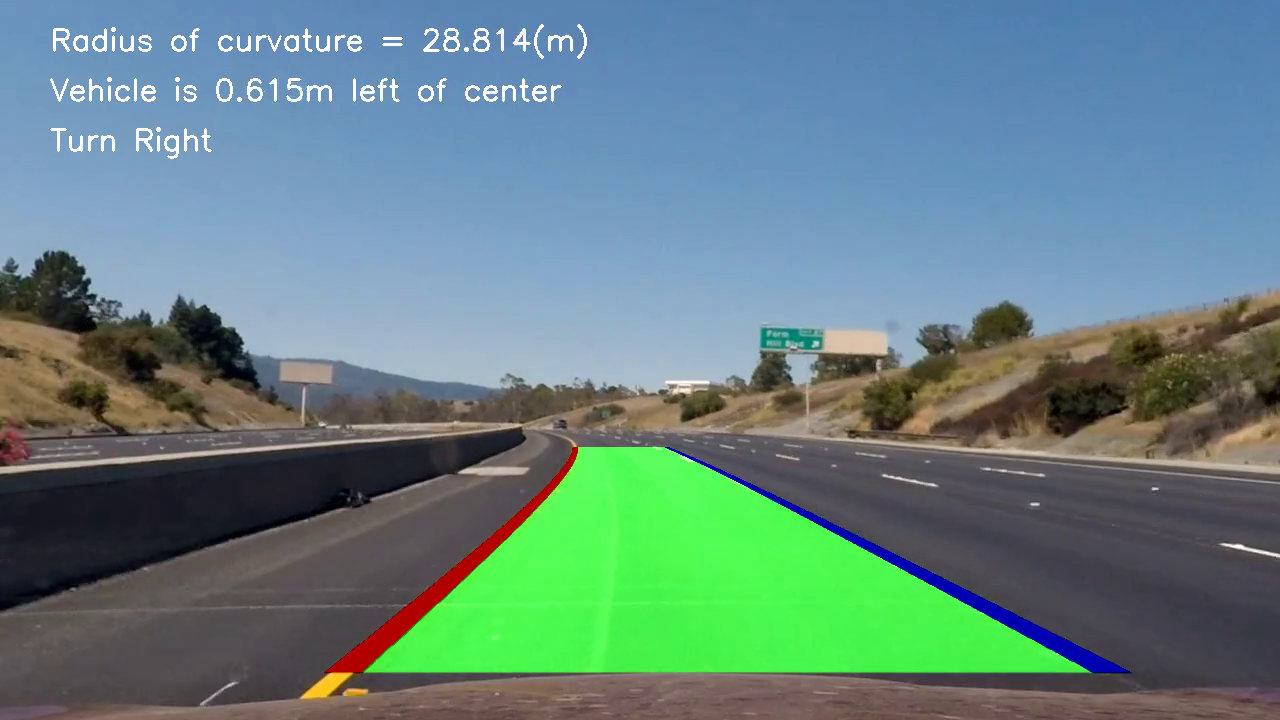
#> input picture frame 4 of lane_tracker.mp4, 1280 x 720 px, given in place of project_video.mp4, which was not available
$ python s.py
#> lines starting #> are read from the running program, lines starting #| are printed output that depends on the picture; pictures that were not available may be replaced by others from this repository, and a replacement may not be noted
import cv2
import numpy as np

# Define the region of interest (ROI) for lane detection
def region_of_interest(img, vertices):
    mask = np.zeros_like(img)
    match_mask_color = 255
    cv2.fillPoly(mask, vertices, match_mask_color)
    masked_image = cv2.bitwise_and(img, mask)
    return masked_image

# Define the function to draw the detected lane lines
def draw_lines(img, lines):
    img = np.copy(img)
    line_img = np.zeros_like(img)
    if lines is not None:
        for line in lines:
            for x1, y1, x2, y2 in line:
                cv2.line(line_img, (x1, y1), (x2, y2), (0, 255, 0), thickness=5)
    img = cv2.addWeighted(img, 0.8, line_img, 1.0, 0.0)
    return img

# Define the function to process each frame from the webcam
def process_image(img):
    # Convert the image to grayscale
    gray = cv2.cvtColor(img, cv2.COLOR_BGR2GRAY)

    # Apply Gaussian blur to the image
    blur = cv2.GaussianBlur(gray, (5, 5), 0)

    # Apply Canny edge detection to the image
    edges = cv2.Canny(blur, 50, 150)

    # Define the region of interest for the lane detection
    height, width = img.shape[:2]
    roi_vertices = [(0, height), (width/2, height/2), (width, height)]
    roi = region_of_interest(edges, np.array([roi_vertices], np.int32))

    # Apply Hough Transform to detect the lane lines
    lines = cv2.HoughLinesP(roi, rho=6, theta=np.pi/60, threshold=160, lines=np.array([]), minLineLength=40, maxLineGap=25)

    # Draw the detected lane lines on the image
    img_with_lines = draw_lines(img, lines)

    return img_with_lines

# Open the webcam
cap = cv2.VideoCapture('project_video.mp4')

while True:
    # Read a frame from the webcam
    ret, frame = cap.read()
#> frame is the input picture: shape (720, 1280, 3); mean B, G, R 130.8, 131.3, 101

    # Process the frame
    processed_frame = process_image(frame)
#> in process_image, `gray = cv2.cvtColor(img, cv2.COLOR_BGR2GRAY)`:
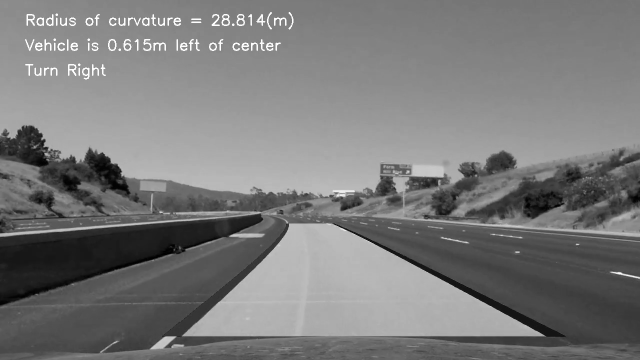
#> gray: shape (720, 1280) (shown at 1/2 size); min 0, max 255, mean 122.1
#> in process_image, `edges = cv2.Canny(blur, 50, 150)`:
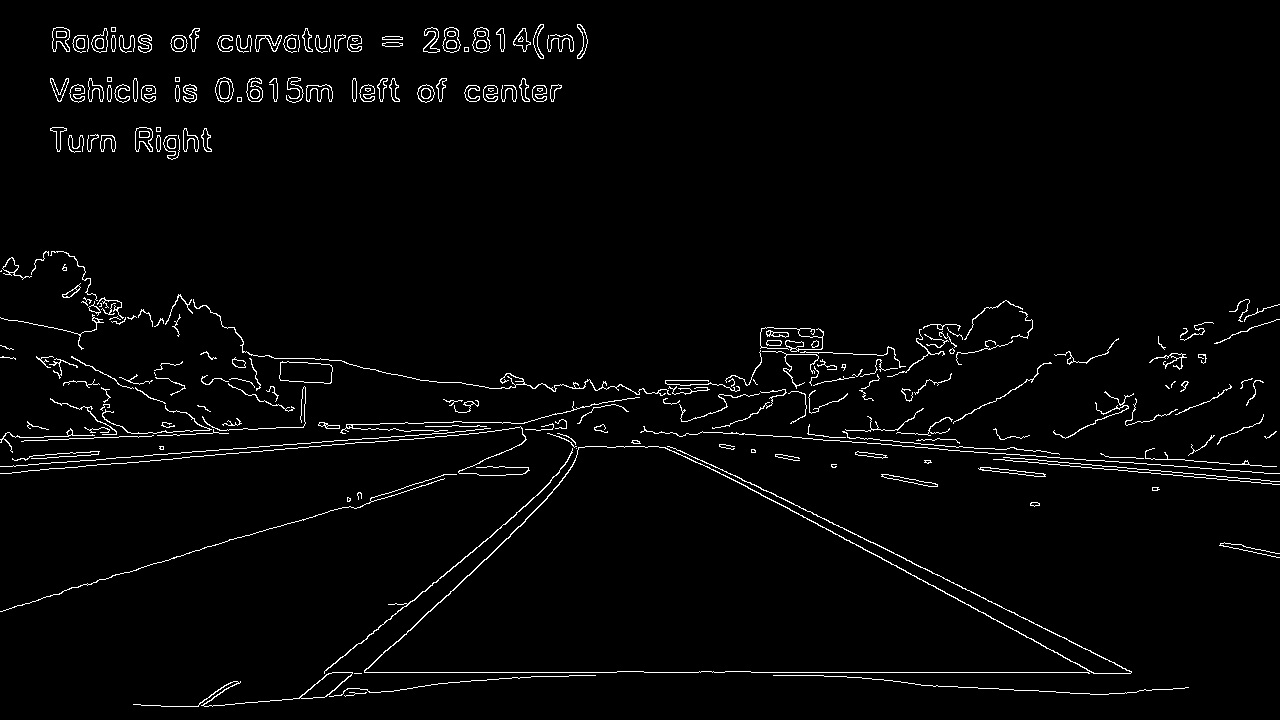
#> edges: shape (720, 1280); 2.5% white in thin lines or dots
#> in process_image, `lines = cv2.HoughLinesP(roi, rho=6, theta=np.pi/60, threshold=160, lin..`: lines = 38 rows, first 6: [751, 672, 1093, 672], [667, 446, 832, 531], [324, 671, 506, 523], [303, 698, 369, 691], [722, 469, 776, 496], [921, 685, 1099, 694]
#> the loop in draw_lines, `for line in lines:` made 38 passes
#> in draw_lines, `img = cv2.addWeighted(img, 0.8, line_img, 1.0, 0.0)`:
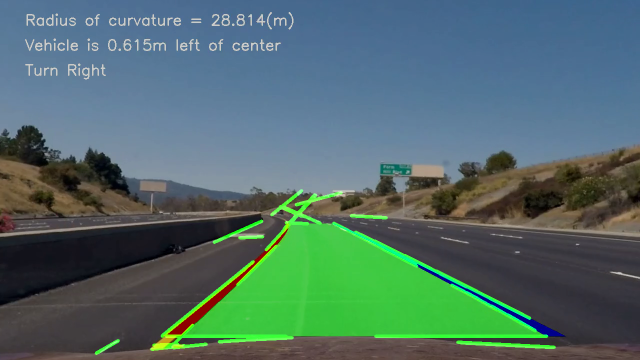
#> img: shape (720, 1280, 3) (shown at 1/2 size); mean B, G, R 104.6, 109, 80.8

    # Show the processed frame
    cv2.imshow('Lane Detection', processed_frame)

    # Exit if the 'q' key is pressed
    if cv2.waitKey(1) & 0xFF == ord('q'):
#> (key q is pressed here)
        break

# Release the webcam and close all windows
cap.release()
cv2.destroyAllWindows()


import cv2
import numpy as np

# Define the region of interest (ROI) for lane detection
def region_of_interest(img, vertices):
    mask = np.zeros_like(img)
    match_mask_color = 255
    cv2.fillPoly(mask, vertices, match_mask_color)
    masked_image = cv2.bitwise_and(img, mask)
    return masked_image

# Define the function to draw the detected lane lines
def draw_lines(img, lines):
    img = np.copy(img)
    line_img = np.zeros_like(img)
    if lines is not None:
        for line in lines:
            for x1, y1, x2, y2 in line:
                cv2.line(line_img, (x1, y1), (x2, y2), (0, 255, 0), thickness=5)
    img = cv2.addWeighted(img, 0.8, line_img, 1.0, 0.0)
    return img

# Define the function to process each frame from the webcam
def process_image(img):
    # Convert the image to grayscale
    gray = cv2.cvtColor(img, cv2.COLOR_BGR2GRAY)

    # Apply Gaussian blur to the image
    blur = cv2.GaussianBlur(gray, (5, 5), 0)

    # Apply Canny edge detection to the image
    edges = cv2.Canny(blur, 50, 150)

    # Define the region of interest for the lane detection
    height, width = img.shape[:2]
    roi_vertices = [(0, height), (width/2, height/2), (width, height)]
    roi = region_of_interest(edges, np.array([roi_vertices], np.int32))

    # Apply Hough Transform to detect the lane lines
    lines = cv2.HoughLinesP(roi, rho=6, theta=np.pi/60, threshold=160, lines=np.array([]), minLineLength=40, maxLineGap=25)

    # Draw the detected lane lines on the image
    img_with_lines = draw_lines(img, lines)

    return img_with_lines

# Open the webcam
cap = cv2.VideoCapture('project_video.mp4')

while cap.isOpened():
    # Read a frame from the webcam
    ret, frame = cap.read()

    # Process the frame
    processed_frame = process_image(frame)

    # Show the processed frame
    cv2.imshow('Lane Detection', processed_frame)

    # Exit if the 'q' key is pressed
    if cv2.waitKey(1) & 0xFF == ord('q'):
#> (key q is pressed here)
        break

# Release the webcam and close all windows
cap.release()
cv2.destroyAllWindows()


# rough-----------------------------------------


import cv2
import numpy as np

# Define the region of interest (ROI) for lane detection
def region_of_interest(img, vertices):
    mask = np.zeros_like(img)
    match_mask_color = 255
    cv2.fillPoly(mask, vertices, match_mask_color)
    masked_image = cv2.bitwise_and(img, mask)
    return masked_image

# [13 lines of commented-out code are left out]
def draw_lines(img, lines):
    img = np.copy(img)
    line_img = np.zeros_like(img)
    if lines is not None:
        # Separate the lines into left and right lane lines based on their slopes
        left_lines, right_lines = [], []
        for line in lines:
            x1, y1, x2, y2 = line[0]
            if x2 - x1 == 0:  # Avoid dividing by zero
                continue
            slope = (y2 - y1) / (x2 - x1)
            if slope < 0:
                left_lines.append(line)
            elif slope > 0:
                right_lines.append(line)

        # Fit a line to the left lane lines using linear regression
        left_x, left_y = [], []
        for line in left_lines:
            x1, y1, x2, y2 = line[0]
            left_x += [x1, x2]
            left_y += [y1, y2]
        if len(left_x) > 0 and len(left_y) > 0:
            left_fit = np.polyfit(left_x, left_y, 1)
            left_slope, left_intercept = left_fit

            # Extrapolate the left lane line to the bottom and top of the lane
            left_y1 = img.shape[0]
            left_x1 = int((left_y1 - left_intercept) / left_slope)
            left_y2 = int(img.shape[0] * 0.6)
            left_x2 = int((left_y2 - left_intercept) / left_slope)
            cv2.line(line_img, (left_x1, left_y1), (left_x2, left_y2), (0, 255, 0), thickness=10)

        # Fit a line to the right lane lines using linear regression
        right_x, right_y = [], []
        for line in right_lines:
            x1, y1, x2, y2 = line[0]
            right_x += [x1, x2]
            right_y += [y1, y2]
        if len(right_x) > 0 and len(right_y) > 0:
            right_fit = np.polyfit(right_x, right_y, 1)
            right_slope, right_intercept = right_fit

            # Extrapolate the right lane line to the bottom and top of the lane
            right_y1 = img.shape[0]
            right_x1 = int((right_y1 - right_intercept) / right_slope)
            right_y2 = int(img.shape[0] * 0.6)
            right_x2 = int((right_y2 - right_intercept) / right_slope)
            cv2.line(line_img, (right_x1, right_y1), (right_x2, right_y2), (0, 255, 0), thickness=10)

    # Add the line image to the original image with a weight of 0.8
    img = cv2.addWeighted(img, 0.8, line_img, 1.0, 0.0)
    return img


# [28 lines of commented-out code are left out]
def process_image(img):
    # Convert the image to grayscale
    gray = cv2.cvtColor(img, cv2.COLOR_BGR2GRAY)

    # Apply Gaussian blur to the image
    blur = cv2.GaussianBlur(gray, (5, 5), 0)

    # Apply Canny edge detection to the image
    edges = cv2.Canny(blur, 50, 150)

    # Define the region of interest for the lane detection
    height, width = img.shape[:2]
    roi_vertices = [(0, height), (width/2, height/2), (width, height)]
    roi = region_of_interest(edges, np.array([roi_vertices], np.int32))

    # Apply Hough Transform to detect the lane lines
    lines = cv2.HoughLinesP(roi, rho=6, theta=np.pi/60, threshold=160, lines=np.array([]), minLineLength=40, maxLineGap=25)

    # Draw the detected lane lines on the image
    img_with_lines = draw_lines(img, lines)

    return img_with_lines

# Open the webcam
cap = cv2.VideoCapture('project_video.mp4')

while cap.isOpened():
    # Read a frame from the webcam
    ret, frame = cap.read()
    if not ret:
        break

    # Process the frame
    processed_frame = process_image(frame)
#> the loop in draw_lines, `for line in lines:` made 38 passes
#> (x1, y1, x2, y2, slope) on passes 1 to 8: (751, 672, 1093, 672, 0), (667, 446, 832, 531, 0.515), (324, 671, 506, 523, -0.813), (303, 698, 369, 691, -0.106), (722, 469, 776, 496, 0.5), (921, 685, 1099, 694, 0.0506), (873, 542, 1059, 636, 0.505), (486, 559, 547, 498, -1)
#> after the loop in draw_lines, `for line in lines:`: left_lines = 17 items, first 6: [[324, 671, 506, 523]], [[303, 698, 369, 691]], [[486, 559, 547, 498]], [[346, 695, 412, 688]], [[438, 683, 486, 680]], [[428, 484, 523, 442]]; right_lines = 19 items, first 6: [[667, 446, 832, 531]], [[722, 469, 776, 496]], [[921, 685, 1099, 694]], [[873, 542, 1059, 636]], [[1016, 630, 1070, 661]], [[933, 585, 993, 619]]
#> the loop in draw_lines, `for line in left_lines:` made 17 passes
#> (x1, y1, x2, y2) on passes 7 to 14: (460, 681, 584, 675), (532, 499, 631, 390), (307, 690, 355, 688), (475, 569, 552, 492), (343, 692, 385, 650), (324, 672, 490, 537), (592, 409, 682, 385), (568, 457, 629, 389)
#> after the loop in draw_lines, `for line in left_lines:`: left_x = 34 values, max 682 at index 25, min 192 at index 32, mean 460.4; left_y = 34 values, max 706 at index 32, min 381 at index 29, mean 568.6
#> in draw_lines, `left_fit = np.polyfit(left_x, left_y, 1)`: left_fit = [-0.815, 943.7]
#> in draw_lines, `left_slope, left_intercept = left_fit`: left_slope = -0.815; left_intercept = 943.7
#> in draw_lines, `left_x1 = int((left_y1 - left_intercept) / left_slope)`: left_x1 = 274
#> in draw_lines, `left_x2 = int((left_y2 - left_intercept) / left_slope)`: left_x2 = 628
#> the loop in draw_lines, `for line in right_lines:` made 19 passes
#> (x1, y1, x2, y2) on passes 7 to 14: (750, 482, 833, 524), (562, 413, 606, 432), (560, 413, 601, 431), (707, 466, 760, 493), (711, 464, 763, 490), (983, 612, 1046, 648), (915, 684, 1108, 694), (761, 495, 833, 532)
#> after the loop in draw_lines, `for line in right_lines:`: right_x = 38 values, max 1108 at index 25, min 560 at index 16, mean 813.8; right_y = 38 values, max 694 at index 5, min 412 at index 32, mean 529.9
#> in draw_lines, `right_fit = np.polyfit(right_x, right_y, 1)`: right_fit = [0.518, 108]
#> in draw_lines, `right_slope, right_intercept = right_fit`: right_slope = 0.518; right_intercept = 108
#> in draw_lines, `right_x1 = int((right_y1 - right_intercept) / right_slope)`: right_x1 = 1180
#> in draw_lines, `right_x2 = int((right_y2 - right_intercept) / right_slope)`: right_x2 = 625
#> in draw_lines, `cv2.line(line_img, (right_x1, right_y1), (right_x2, right_y2), (0, 255..`:
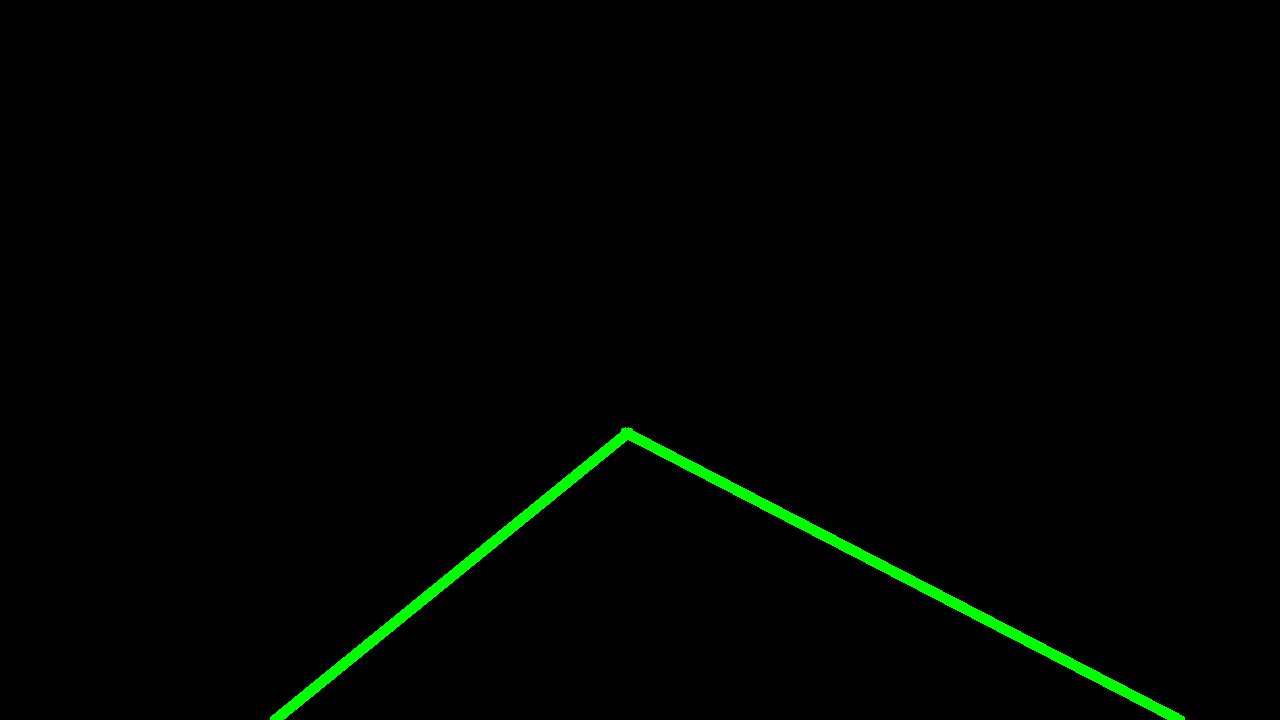
#> line_img: shape (720, 1280, 3); mean of channels 0, 1, 2 0, 3.2, 0; drawn as B, G, R

    # Show the processed frame
    cv2.imshow('Lane Detection', processed_frame)

    # Exit if the 'q' key is pressed
    if cv2.waitKey(1) & 0xFF == ord('q'):
#> (key q is pressed here)
#> (the rest of the program and of its run is left out)
